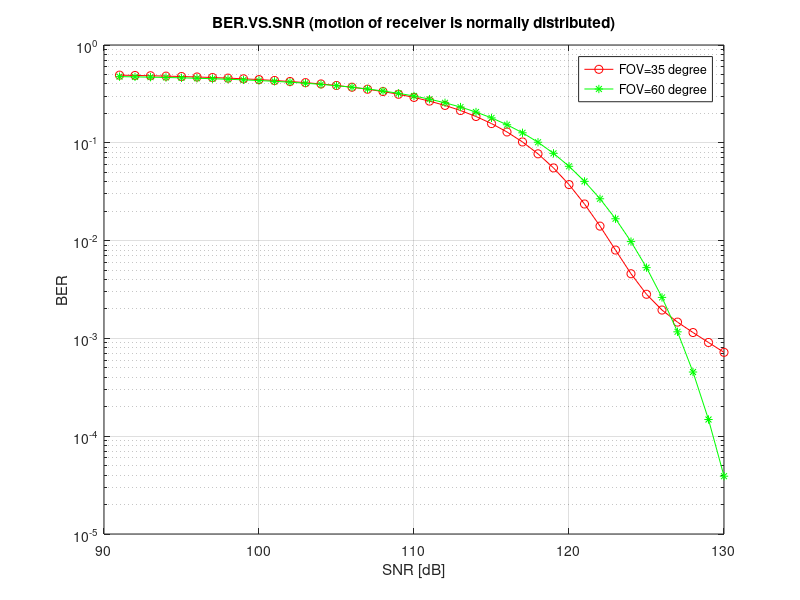

Reproduce this figure in MATLAB.
clc
clear all
dim=40;
snrlowerlimit=90;

pen=zeros(dim,2);
snr=zeros(dim,1);

product1=0.058161757735338 ;
cdf1=0.441287994957038;
product2= 1.849314141758325e-12;
cdf2= 0.187747628604906;
fov1=pi*(35/180);
fov2=pi*(60/180);


fov=[fov1 fov2];
cdf=[cdf1 cdf2];
product=[product1 product2];
const=[3.68 2.12];




hc2=4e-12;



for aa=1:1:2
    
for s=1:1:dim
    k=s+snrlowerlimit;
    en=10^(k/10);
    snr(s,1)=k;
    for x=hc2*(cos(fov(aa))^2):hc2/2000:hc2-hc2/2000
        
        ff1=sqrt(2*pi*(pi/9));
        ff2=sqrt((4*x)*(hc2-x));                  % for normal distribution
        ff3=exp(((x-(pi/6))^2)/(2*(pi/9)));
        ff=product(aa)/hc2+(const(aa))/(ff1*ff2*ff3);
        ggn=erfc(sqrt(en*x*0.5))*0.5*ff;
        pen(s,aa)=pen(s,aa)+ ggn*(hc2/2000);
        
    end
     for x=hc2/2000:hc2/2000:hc2*((cos(fov(aa))^2)-1/2000)  
          
        ffff=product(aa)/hc2;
        ggggn=erfc(sqrt(en*x/2))*0.5*ffff;
        pen(s,aa)=pen(s,aa)+ ggggn*(hc2/2000);
        
    end
    
end

end
%%%%%%%%%%%%%%%%%%%%%%%%%%%%%%%%%%%%%%%%%%%%%%%%%%%%%%%%%%%%%%%%%%%%%%%%%%%%%%%%%%%%%%%%%%%%%%%%%%%%%%%%%%%%%

 

semilogy(snr,pen(:,1),'-or');
hold on
semilogy(snr,pen(:,2),'-*g');
grid;
title('BER.VS.SNR (motion of receiver is normally distributed)');
ylabel('BER');
xlabel('SNR [dB]');
legend('FOV=35 degree','FOV=60 degree');
